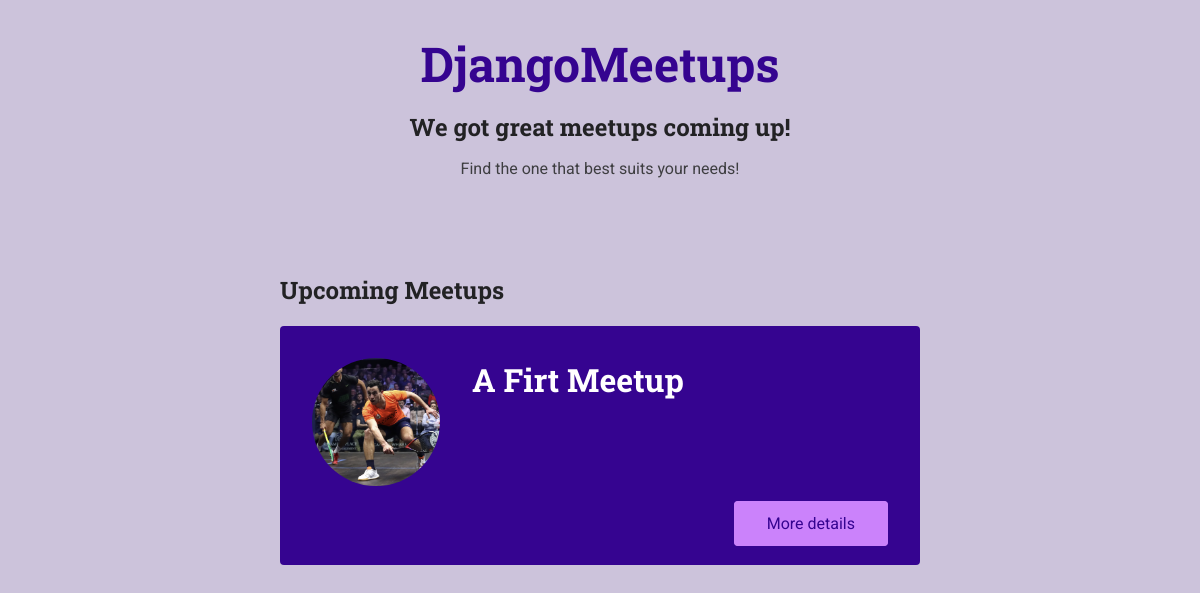
/meetups/, run on an earlier commit of the app's database.
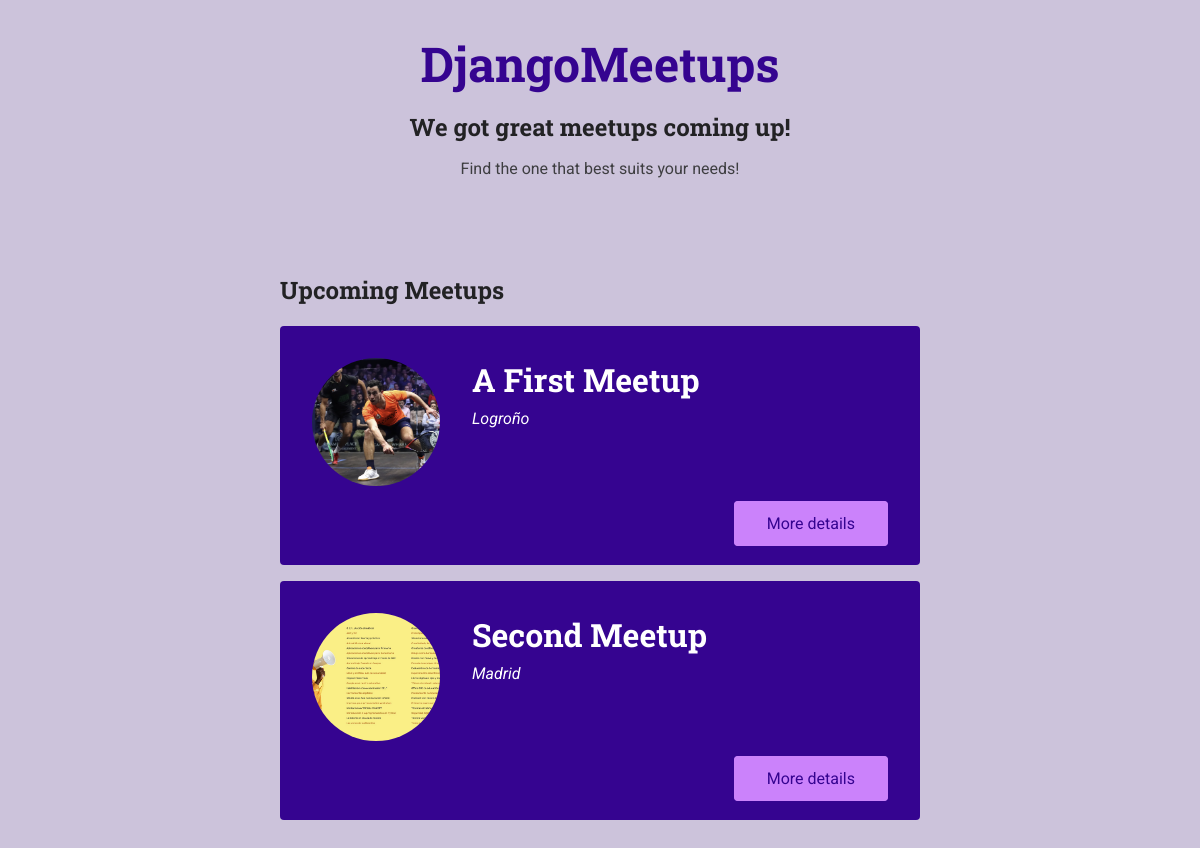
And on a later commit of the database.
### meetups/models.py (models this page shows, shortened)
class Meetup(models.Model):
    title = models.CharField(max_length=200)
    organizer_email = models.EmailField()
    date = models.DateField()
    slug = models.SlugField(unique=True)
    description = models.TextField()
    image = models.ImageField(upload_to='images')
    location = models.ForeignKey(Location, on_delete=models.CASCADE)
    participants = models.ManyToManyField(Participant, blank=True, null=True)

class Location(models.Model):
    name = models.CharField(max_length=200)
    address = models.CharField(max_length=300)

### meetups/views.py (the view)
# urls.py: path('', views.index, name='all-meetups'),
def index(request):
    meetups = Meetup.objects.all()
    return render(request, 'meetups/index.html', {
        'show_meetups': True,
        'meetups': meetups
    })

### meetups/templates/meetups/index.html (shortened to what this page needs)
{% extends 'meetups/base/base.html'%}
{% load static %}
{% block site_css %}
<link rel="stylesheet" href="{% static 'meetups/styles/all-meetups.css' %}">
{% endblock %}
{% block main_heading %}
We got great meetups coming up!
{% endblock %}
{% block header_content %}
<p>Find the one that best suits your needs!</p>
{% endblock %}
{% block body %}
<section>
  <h2>Upcoming Meetups</h2>
  <ol>
    {% for meetup_item in meetups %}
      {% include 'meetups/includes/meetup-item.html' with title=meetup_item.title image=meetup_item.image.url location=meetup_item.location.name slug=meetup_item.slug %}
    {% endfor %}
  </ol>
</section>
{% endblock %}

### meetups/templates/meetups/includes/meetup-item.html
<li class="meetup-item">
  <article>
    <div class="meetup-summary">
      <div class="meetup-image">
        <img src="{{ image }}" alt="{{ title }}">
      </div>
      <div class="meetup-details">
        <h3>{{ title }}</h3>
        <address>{{ location }}</address>
      </div>
    </div>
    <div class="meetup-actions">
      <a href="{% url 'meetup-detail' slug %}" class="btn">More details</a>
    </div>
  </article>
</li>

What changed in the data, as far as the page shows it:
changed Meetup: title "A Firt Meetup" → "A First Meetup"
added Location: name "Logroño"
added Meetup: shows a picture, title "Second Meetup"
added Location: name "Madrid"
